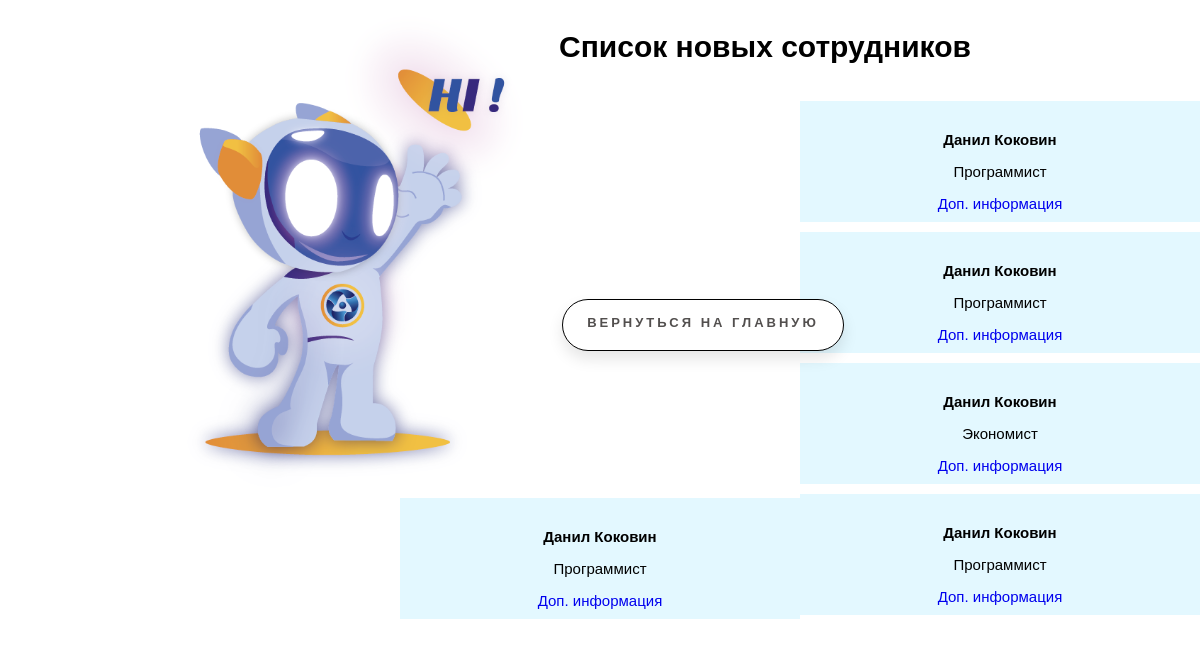
Page /sotrud (signed in) on the committed database.
### main/models.py (models this page shows, shortened)
class Members(User):
    name = models.CharField('Имя', max_length=50)
    surname = models.CharField('Фамилия', max_length=50)
    dolznost = models.CharField('Должность', max_length=50)
    Zadanie1 = models.CharField('Задание 1', max_length=20, blank=True, default='-')
    Zadanie2 = models.CharField('Задание 2', max_length=20, blank=True, default='-')
    Zadanie3 = models.CharField('Задание 3', max_length=20, blank=True, default='-')
    Zadanie4 = models.CharField('Задание 4', max_length=20, blank=True, default='-')
    zp = models.CharField('Заработная плата', max_length=20)
    class Meta:
        verbose_name = 'Сотрудника'
        verbose_name_plural = 'Сотрудники'

### main/views.py (the view)
# urls.py: path('sotrud', views.search_home),
def search_home(request):
    if request.user.is_staff:
        search = Members.objects.all()
        return render(request, 'main/search_results.html', {'search_list': search})

### main/templates/main/search_results.html (shortened to what this page needs)
{% extends 'main/layout.html' %}
{% block content %}
<h1 class="h-sotrud">Список новых сотрудников</h1><br>
    <div class="sotrud-str">{% for el in search_list %}
        <div class="alert alert-warning">
            <h3>{{ el.name }} {{el.surname}}</h3>
            <p>{{el.dolznost}}</p>
            <div class="cht"> <a href="{% url 'panels' el.id%}" class="cht">Доп. информация</a></div>
        </div>
    {% endfor %}
<a href="/nav" class="floating-button sotrud-btn"><div class="back">Вернуться на главную</div></a>
    </div>
{% endblock %}

### main/templates/main/layout.html (shortened to what this page needs)
{% load static %}
<!doctype html>
<html lang="ru">
<head>
    <link rel="stylesheet" href="{% static 'main/css/main.css' %}">
    <link rel="stylesheet" href="static/main/css/css.css">
</head>
<body>
    <main>
        <a href="/"><img src="{% static 'main/img/hi.png' %}" width="30%" height="30%" alt="robot" class="robot"></a>
    {% block content %}
    {% endblock %}
    </main>
</body>
</html>

### main/static/main/css/main.css (style rules this page uses)
body { background-color: white; }
html { font-size: 15px; margin-top: 10px; }
body { margin: 0; font-family: 'Montserat', sans-serif; }
.robot { margin-left: 15%; margin-top: 3%; float: left; }
.floating-button { text-decoration: none; display: inline-block; margin-top: 9em; margin-left: 1em; width: 280px; height: 50px; line-height: 45px; border-radius: 45px; font-family: 'Montserrat', sans-serif; font-size: 22px; text-transform: uppercase; text-align: center; letter-spacing: 3px; font-weight: 600; color: #524f4e; background:white; border: 1px solid black; border-width: 0.5px; box-shadow: 0 8px 15px rgba(0, 0, 0, .1); transition: .3s; }
h1 { font-size: 30px; text-align: center; margin-right: 7em; }
.alert-warning { margin-right: 16.5em; float: right; width: 400px; text-align: center; }
h3 { margin-top: 30px; font-size: 28px; }
.alert { background-color: #e3f8ff; margin-bottom: 10px; }
.cht { text-decoration: none; margin-bottom: 10px; }
.back { font-size: small; }
@media screen and (max-device-width:1000px) { .alert-warning { margin-right: 0em; } }
@media screen and (max-device-width:1000px) { h3 { font-size: 15px; } }
@media screen and (max-device-width:1000px) { .floating-button { margin-right: -10em; } }

### main/static/main/css/css.css (style rules this page uses)
html { font-size: 15px; margin-top: 10px; }
body { margin: 0; font-family: 'Montserat', sans-serif; }
.robot { margin-top: -2em; float: left; }

### rows in the picture
Members: name "Данил", surname "Коковин", dolznost "Программист"
Members: name "Данил", surname "Коковин", dolznost "Программист"
Members: name "Данил", surname "Коковин", dolznost "Экономист"
Members: name "Данил", surname "Коковин", dolznost "Программист"
Members: name "Данил", surname "Коковин", dolznost "Программист"
